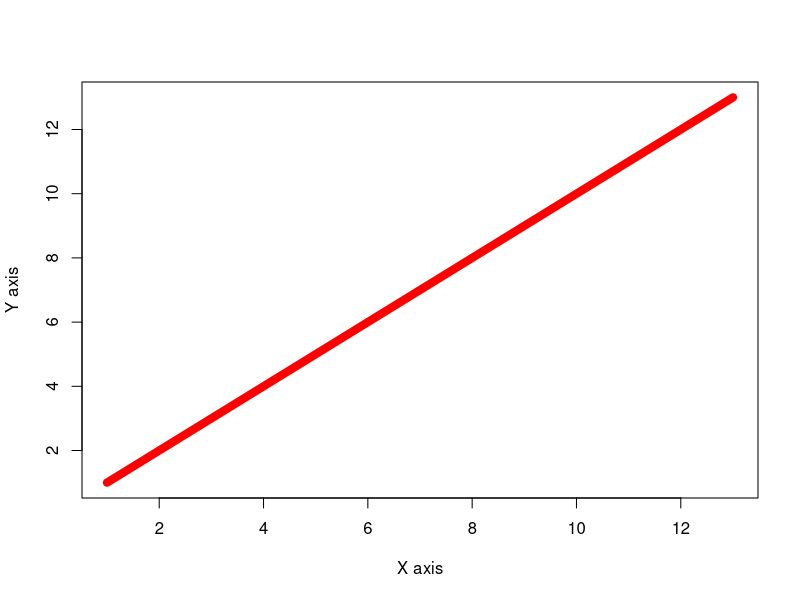
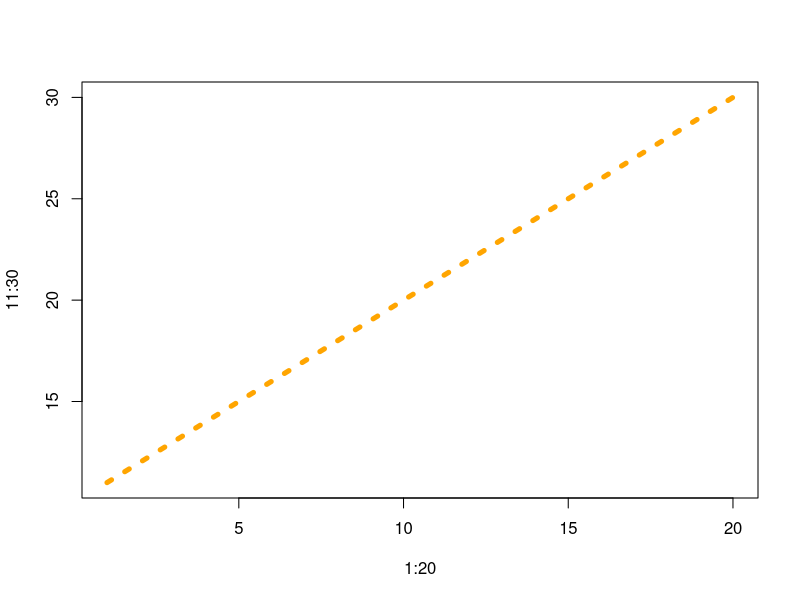
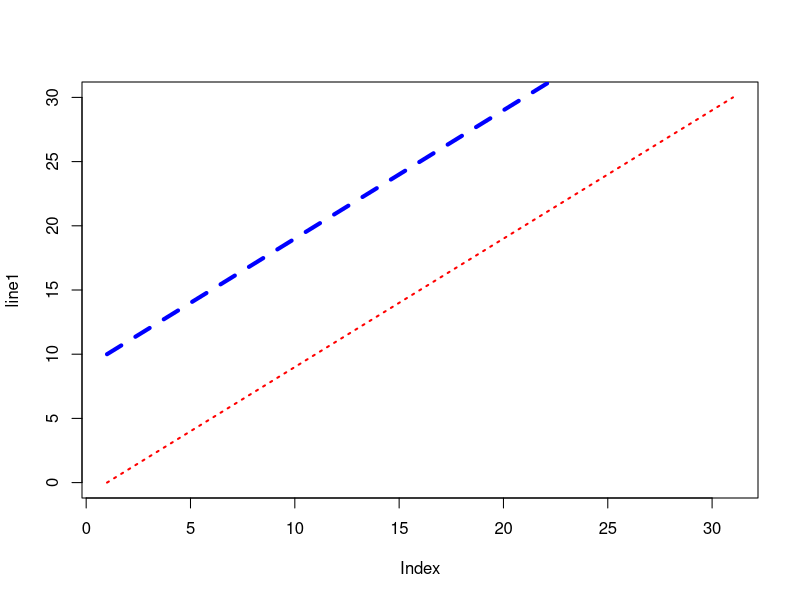

Reproduce these figures in R, in order.
## ---- chunk 1
plot(1:13,xlab="X axis",ylab="Y axis",col="red",lwd=8,type="l")
## ---- chunk 2
plot(1:20,11:30,type="l",col="orange",lwd=5,lty=3)
## ---- chunk 3
line1 <- 0:30
line2 <- 10:40

plot(line1,type="l",col="red",lwd=2,lty=3)
lines(line2,type="l",col="blue",lwd=4,lty=2)
